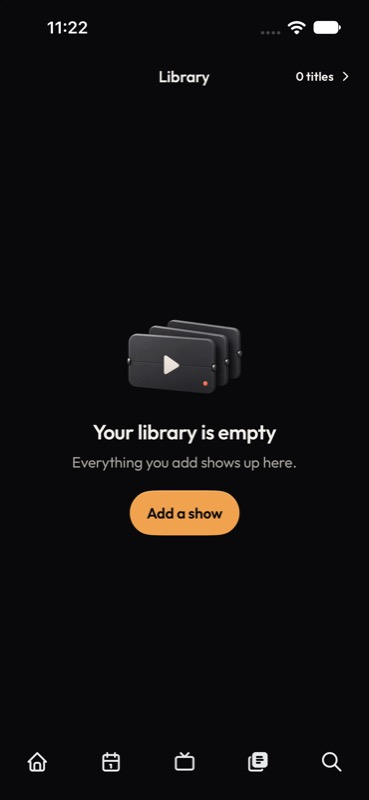
#> input picture design/artwork-2026-10-02/expanded/06-library-current.jpg, 369 x 800 px
$ python make-review.py
#> lines starting #> are read from the running program, lines starting #| are printed output that depends on the picture
"""Arrange exact native captures; labels sit outside UI. No UI repainting."""
from pathlib import Path
from PIL import Image, ImageDraw, ImageFont

HERE = Path(__file__).resolve().parent
SCOUT = HERE.parent / "scout"
TITLE = ImageFont.truetype("/System/Library/Fonts/Supplemental/Arial Bold.ttf", 22)
SMALL = ImageFont.truetype("/System/Library/Fonts/Supplemental/Arial.ttf", 17)

def board(items, columns, width, name, output):
#> called with columns = 3, width = 369, name = 'Previously. — three real native examples', output = 'native-examples.jpg'
    gap, top, header, foot = 20, 62, 68, 18
    height = round(width * 800 / 369)
    rows = (len(items) + columns - 1) // columns
    canvas = Image.new("RGB", (gap + columns * (width + gap),
        top + rows * (header + height + foot)), "#171719")
    draw = ImageDraw.Draw(canvas)
    draw.text((gap, 20), name, font=TITLE, fill="#F4F1EC")
    for i, (path, title, note) in enumerate(items):
        x = gap + i % columns * (width + gap)
        y = top + i // columns * (header + height + foot)
        draw.text((x, y), title, font=TITLE, fill="#F4F1EC")
        draw.text((x, y + 30), note, font=SMALL, fill="#AAA6A0")
        image = Image.open(path).resize((width, height), Image.Resampling.LANCZOS)
#> image is the input picture: PIL image 369x800 RGB; mean R, G, B 16.1, 14.9, 15.7
        canvas.paste(image, (x, y + header))
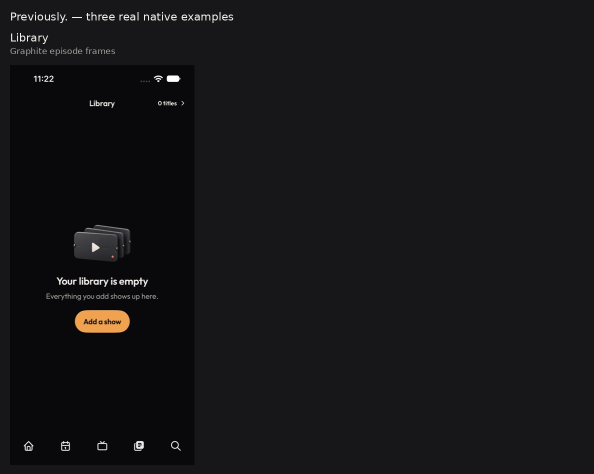
#> canvas: PIL image 1187x948 RGB (shown at 1/2 size); mean R, G, B 21.7, 21.4, 23.1
#> pass 2 of the loop in board, `for i, (path, title, note) in enumerate(items):`:
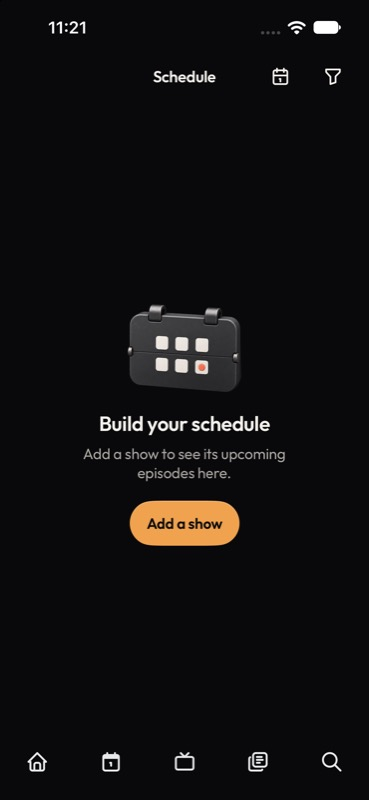
#> input picture design/artwork-2026-10-02/expanded/03-schedule-after.jpg, 369 x 800 px
#> in board, image is the input picture: PIL image 369x800 RGB; mean R, G, B 17, 15.8, 16.6
#> pass 3 of the loop in board, `for i, (path, title, note) in enumerate(items):`:
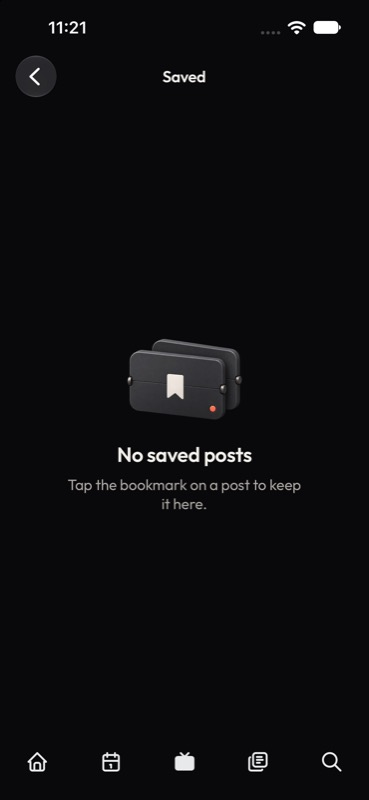
#> input picture design/artwork-2026-10-02/expanded/04-saved-after.jpg, 369 x 800 px
#> in board, image is the input picture: PIL image 369x800 RGB; mean R, G, B 13, 13, 15
#> in board, `canvas.paste(image, (x, y + header))`:
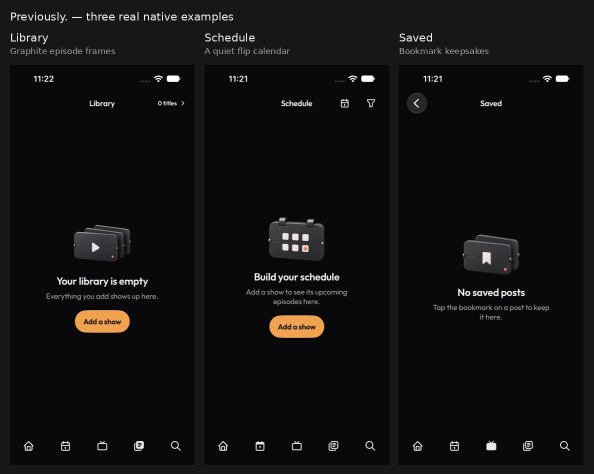
#> canvas: PIL image 1187x948 RGB (shown at 1/2 size); mean R, G, B 17.8, 17.2, 18.5
#> call 2 of board, with columns = 3, width = 300, name = 'Previously. — native before and after', output = 'native-before-after.jpg'
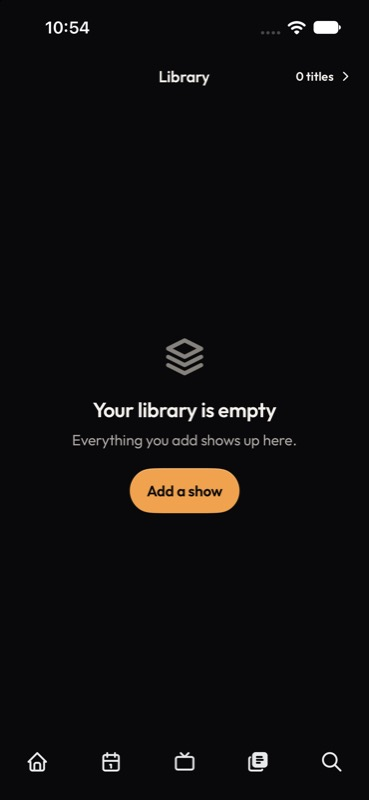
#> input picture design/artwork-2026-10-02/scout/01-library-empty-before.jpg, 369 x 800 px
#> in board (call 2), `canvas.paste(image, (x, y + header))`:
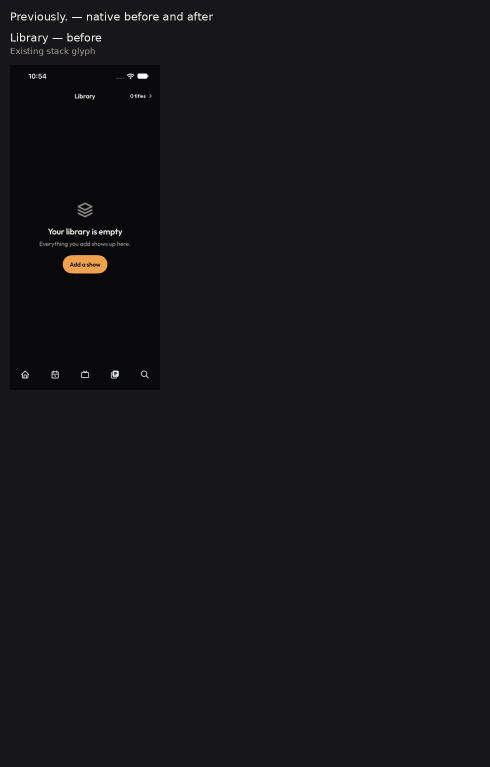
#> canvas: PIL image 980x1534 RGB (shown at 1/2 size); mean R, G, B 22.4, 22.3, 24.1
#> pass 2 of the loop in board, `for i, (path, title, note) in enumerate(items):`:
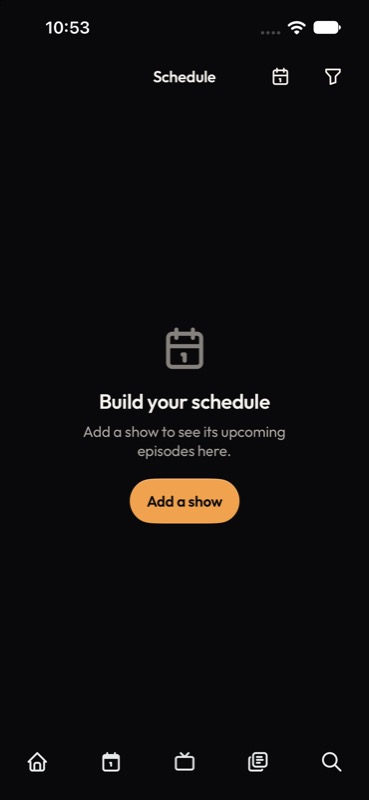
#> input picture design/artwork-2026-10-02/scout/02-schedule-empty-before.jpg, 369 x 800 px
#> in board (call 2), `canvas.paste(image, (x, y + header))`:
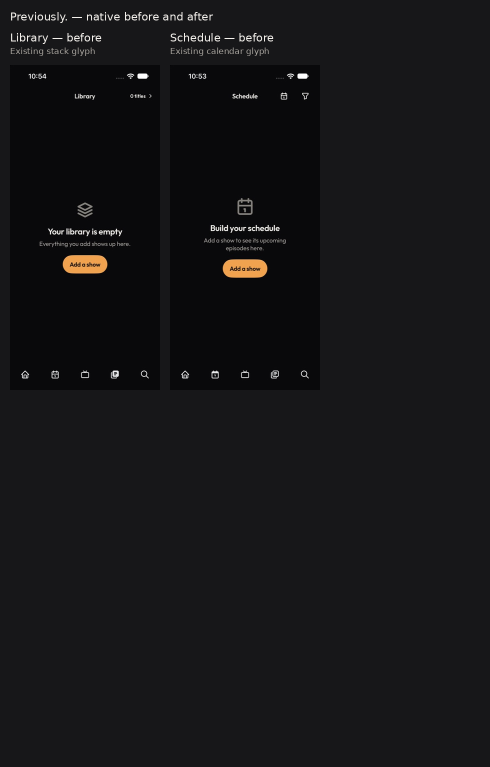
#> canvas: PIL image 980x1534 RGB (shown at 1/2 size); mean R, G, B 21.6, 21.3, 23
#> pass 3 of the loop in board, `for i, (path, title, note) in enumerate(items):`:
    canvas.save(HERE / output, quality=94)

examples = [
    (HERE / "06-library-current.jpg", "Library", "Graphite episode frames"),
    (HERE / "03-schedule-after.jpg", "Schedule", "A quiet flip calendar"),
    (HERE / "04-saved-after.jpg", "Saved", "Bookmark keepsakes"),
]
board(examples, 3, 369, "Previously. — three real native examples", "native-examples.jpg")
#> (the run stopped early here; a loop or call above may not have finished)
